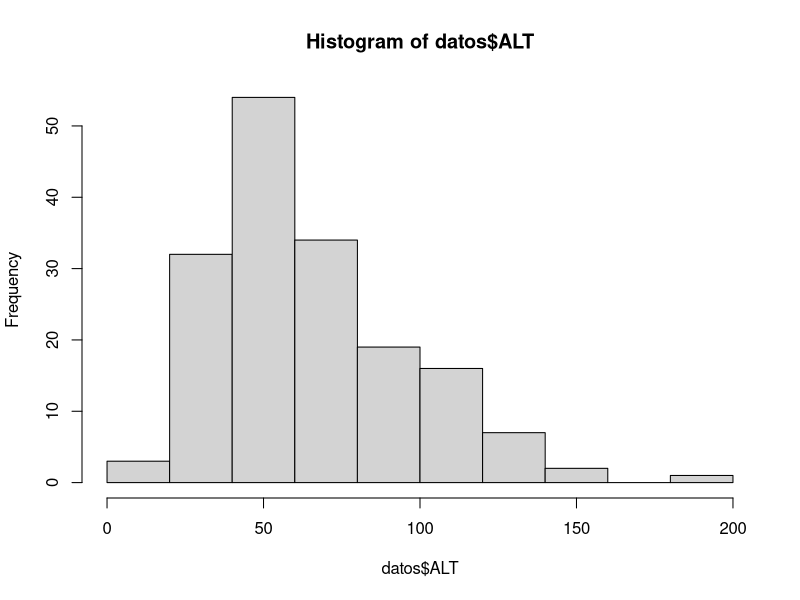
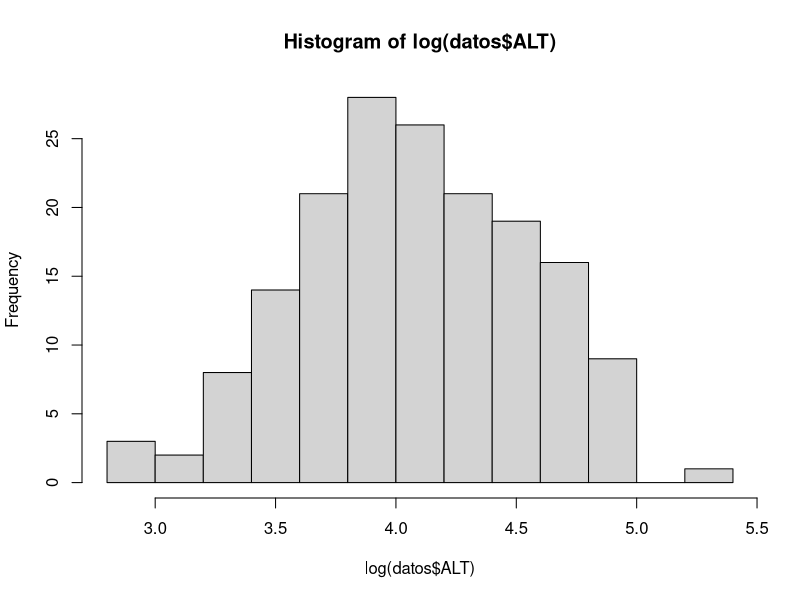
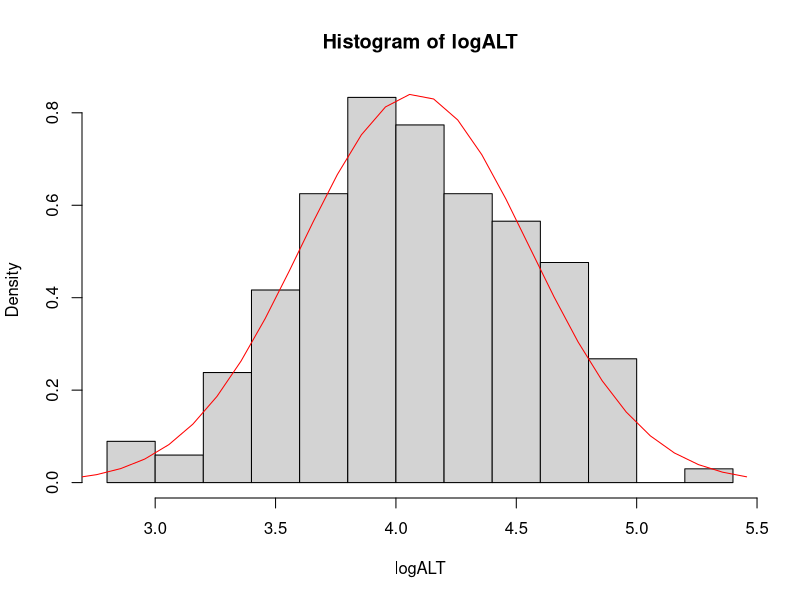

R code for these plots, in order: (Note: this script raises an error after producing the figures.)

#1.3. El conjunto de datos 168Perros.txt contiene medidas de los niveles de glucosa (en mg/dl)
#y alanina aminotransferasa (ALT, U/l) en una muestra de 168 perros aparentemente sanos

datos = read.table("168Perros.txt",header=TRUE)

#a) Dibuja un histograma de la variable ALT e indica razonadamente si los datos se podrian modelizar
#mediante una distribucion normal. Dibuja despues un histograma del logaritmo de dicha variable y
#responde a la misma pregunta.

hist(datos$ALT)
#Estos datos no se corresponden a una distribución normal, ya que no es una distribución simétrica,
#se trata de una lognormal.
hist(log(datos$ALT))
#Al analizar el logarítmo de los datos sí encontramos una distribución que se ajusta a la del modelo
#normal: Simétrica, con frecuencias que descienden rápidamente a medida que se alejan del centro.


#b) Si quisieramos ajustar un modelo N(µ,σ) a log(ALT), ¿como estimariamos los valores de los
#parametros µ y σ? Dibuja la densidad normal con los parametros estimados sobre el histograma
#para comprobar la bondad del ajuste.

#los parametros µ y σ, la media y desviación tipica se pueden obtener mediante las funciones mean()
#y una modificación de la función sd()
logALT = log(datos$ALT)
m = mean(logALT);m
#4.08
n=length(logALT)
SD = sd(logALT)*sqrt((n-1)/n);SD
#0.4745
#Para dibujarlo, primero generamos un histograma con frecuencias relativas (La suma de frecuencias es 1)
hist(logALT, freq=FALSE)
#Utilizamos las funciones seq, dnorm y lines para trazar la distrubución normal con la media y
#desviación típica de nuestra variable logALT
puntos = seq(m-3*SD,m+3*SD,0.1)
densidad = dnorm(puntos,m,SD)
lines(puntos,densidad,col="red")
#Podemos comprobar que en general el ajuste es bueno, y el modelo nos servirá.


#c) Bajo la hipotesis de normalidad de (b), ¿que probabilidad hay de que un perro sano tenga un
#nivel de log(ALT) superior a 4?. Compara esta probabilidad con la frecuencia observada en los datos.

#Hallamos la probabilidad usando pnorm()
prob = pnorm(4,m,SD) ; 1-prob
#La probabilidad de ser superior a 4 será de 0.56.
(1-prob)*n
length(which(logALT>4))
#La predicción hayando la probabilidad con el modelo normal es de 95.27, y el número real es de 92,
#por lo que el modelo es una buena aproximación.


#d) Supongamos que el logaritmo de la alanina aminotransferasa, log(ALT), sigue una distribucion
#normal. Calcular un intervalo de confianza al 95 % para la media y la varianza de esta distribucion.

#Queremos un intervalo de confianza del 95% en la media por lo que:
#Para 1-alpha=0.95 calculamos el margen de error.
alpha=1-0.95; alpha
z = qnorm(alpha/2,lower.tail=FALSE);z
#z=1.96
E=z*SD/sqrt(n)
#En nuestro caso el margen de error es 0.0717, por lo que nuestro intervalo estará delimitado por estos
#dos valores:
inferiorm = m-E
superiorm = m+E
c(inferior=inferiorm ,media=m ,superior=superiorm)
#inferior    media superior 
#4.008383 4.080134 4.151884

#Para el intervalo de confianza del 95% de la varianza:
var=var(logALT)
#gl siendo los grados de libertad
gl=n-1
#A partir de la formula obtenemos:
inferiorv=gl*var/qchisq(alpha/2,gl,lower.tail=FALSE)
superiorv=gl*var/qchisq(1-alpha/2,gl,lower.tail=FALSE)
c(inferior=inferiorv ,varianza=var ,superior=superiorv)
#inferior  varianza  superior 
#0.1848029 0.2264940 0.2841585 




p1=31706752/61890823;p1
num1=31706752
n1=61890823;p2
p2=19727605/38360531
num2=19727605
n2=38360531
alpha=0.05; alpha
z = qnorm(1-alpha,lower.tail=FALSE);z
p=(n1*p1+n2*p2)/(n1+n2)
R=p1-p2<z*sqrt(p*(1-p)*((1/n1)+(1/n2)));R









prop.test(c(num1,num2),c(n1,n2),alternative="less",correct=FALSE)


Datos = read.table("oilvit.txt",header=TRUE) 
Aceite = Datos$type 
Maiz = (Aceite == "corn") 
X = Datos[Maiz,2] 
Y = Datos[!Maiz,2] 
mean(X) 
mean(Y) 
nx=10
ny=10
var(X) 
var(Y) 
t.test(X,Y,var.equal=TRUE) 


var.test(X,Y,alternative="t")



